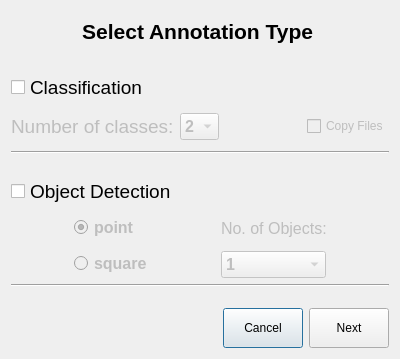
<?xml version="1.0" encoding="UTF-8"?>
<ui version="4.0">
 <class>Dialog</class>
 <widget class="QDialog" name="Dialog">
  <property name="geometry">
   <rect>
    <x>0</x>
    <y>0</y>
    <width>400</width>
    <height>359</height>
   </rect>
  </property>
  <property name="windowTitle">
   <string>Dialog</string>
  </property>
  <layout class="QVBoxLayout" name="verticalLayout_3">
   <item>
    <layout class="QHBoxLayout" name="horizontalLayout">
     <item>
      <spacer name="horizontalSpacer_2">
       <property name="orientation">
        <enum>Qt::Horizontal</enum>
       </property>
       <property name="sizeHint" stdset="0">
        <size>
         <width>40</width>
         <height>20</height>
        </size>
       </property>
      </spacer>
     </item>
     <item>
      <widget class="QLabel" name="label">
       <property name="sizePolicy">
        <sizepolicy hsizetype="Expanding" vsizetype="Preferred">
         <horstretch>0</horstretch>
         <verstretch>0</verstretch>
        </sizepolicy>
       </property>
       <property name="minimumSize">
        <size>
         <width>0</width>
         <height>40</height>
        </size>
       </property>
       <property name="maximumSize">
        <size>
         <width>16777215</width>
         <height>40</height>
        </size>
       </property>
       <property name="font">
        <font>
         <family>Arial</family>
         <pointsize>16</pointsize>
         <weight>75</weight>
         <bold>true</bold>
        </font>
       </property>
       <property name="text">
        <string>Select Annotation Type </string>
       </property>
       <property name="alignment">
        <set>Qt::AlignCenter</set>
       </property>
      </widget>
     </item>
     <item>
      <spacer name="horizontalSpacer_3">
       <property name="orientation">
        <enum>Qt::Horizontal</enum>
       </property>
       <property name="sizeHint" stdset="0">
        <size>
         <width>40</width>
         <height>20</height>
        </size>
       </property>
      </spacer>
     </item>
    </layout>
   </item>
   <item>
    <spacer name="verticalSpacer_4">
     <property name="orientation">
      <enum>Qt::Vertical</enum>
     </property>
     <property name="sizeHint" stdset="0">
      <size>
       <width>20</width>
       <height>40</height>
      </size>
     </property>
    </spacer>
   </item>
   <item>
    <widget class="QCheckBox" name="check_class">
     <property name="minimumSize">
      <size>
       <width>0</width>
       <height>30</height>
      </size>
     </property>
     <property name="maximumSize">
      <size>
       <width>16777215</width>
       <height>30</height>
      </size>
     </property>
     <property name="font">
      <font>
       <family>Arial</family>
       <pointsize>14</pointsize>
      </font>
     </property>
     <property name="text">
      <string>Classification</string>
     </property>
    </widget>
   </item>
   <item>
    <layout class="QHBoxLayout" name="horizontalLayout_2">
     <item>
      <widget class="QLabel" name="label_classes">
       <property name="enabled">
        <bool>false</bool>
       </property>
       <property name="font">
        <font>
         <family>Arial</family>
         <pointsize>14</pointsize>
         <weight>50</weight>
         <bold>false</bold>
        </font>
       </property>
       <property name="text">
        <string>Number of classes:</string>
       </property>
      </widget>
     </item>
     <item>
      <widget class="QComboBox" name="comboBox">
       <property name="enabled">
        <bool>false</bool>
       </property>
       <property name="font">
        <font>
         <family>Arial</family>
         <pointsize>12</pointsize>
         <weight>75</weight>
         <bold>true</bold>
        </font>
       </property>
       <item>
        <property name="text">
         <string>2</string>
        </property>
       </item>
       <item>
        <property name="text">
         <string>3</string>
        </property>
       </item>
       <item>
        <property name="text">
         <string>4</string>
        </property>
       </item>
       <item>
        <property name="text">
         <string>5</string>
        </property>
       </item>
       <item>
        <property name="text">
         <string>6</string>
        </property>
       </item>
       <item>
        <property name="text">
         <string>7</string>
        </property>
       </item>
       <item>
        <property name="text">
         <string>8</string>
        </property>
       </item>
      </widget>
     </item>
     <item>
      <spacer name="horizontalSpacer_4">
       <property name="orientation">
        <enum>Qt::Horizontal</enum>
       </property>
       <property name="sizeHint" stdset="0">
        <size>
         <width>37</width>
         <height>37</height>
        </size>
       </property>
      </spacer>
     </item>
     <item>
      <widget class="QCheckBox" name="checkbox_copy">
       <property name="enabled">
        <bool>false</bool>
       </property>
       <property name="text">
        <string>Copy Files</string>
       </property>
      </widget>
     </item>
    </layout>
   </item>
   <item>
    <widget class="Line" name="line">
     <property name="orientation">
      <enum>Qt::Horizontal</enum>
     </property>
    </widget>
   </item>
   <item>
    <spacer name="verticalSpacer_3">
     <property name="orientation">
      <enum>Qt::Vertical</enum>
     </property>
     <property name="sizeHint" stdset="0">
      <size>
       <width>20</width>
       <height>40</height>
      </size>
     </property>
    </spacer>
   </item>
   <item>
    <widget class="QCheckBox" name="checkbox_object">
     <property name="minimumSize">
      <size>
       <width>0</width>
       <height>30</height>
      </size>
     </property>
     <property name="maximumSize">
      <size>
       <width>16777215</width>
       <height>30</height>
      </size>
     </property>
     <property name="font">
      <font>
       <family>Arial</family>
       <pointsize>14</pointsize>
      </font>
     </property>
     <property name="text">
      <string>Object Detection</string>
     </property>
    </widget>
   </item>
   <item>
    <layout class="QHBoxLayout" name="horizontalLayout_4">
     <item>
      <spacer name="horizontalSpacer_6">
       <property name="orientation">
        <enum>Qt::Horizontal</enum>
       </property>
       <property name="sizeHint" stdset="0">
        <size>
         <width>40</width>
         <height>20</height>
        </size>
       </property>
      </spacer>
     </item>
     <item>
      <layout class="QVBoxLayout" name="verticalLayout">
       <item>
        <widget class="QRadioButton" name="radio_point">
         <property name="enabled">
          <bool>false</bool>
         </property>
         <property name="minimumSize">
          <size>
           <width>0</width>
           <height>30</height>
          </size>
         </property>
         <property name="font">
          <font>
           <family>Arial</family>
           <pointsize>12</pointsize>
           <weight>75</weight>
           <bold>true</bold>
          </font>
         </property>
         <property name="text">
          <string>point</string>
         </property>
         <property name="checked">
          <bool>true</bool>
         </property>
         <attribute name="buttonGroup">
          <string notr="true">buttonGroup</string>
         </attribute>
        </widget>
       </item>
       <item>
        <widget class="QRadioButton" name="radio_square">
         <property name="enabled">
          <bool>false</bool>
         </property>
         <property name="minimumSize">
          <size>
           <width>0</width>
           <height>30</height>
          </size>
         </property>
         <property name="font">
          <font>
           <family>Arial</family>
           <pointsize>12</pointsize>
           <weight>75</weight>
           <bold>true</bold>
          </font>
         </property>
         <property name="text">
          <string>square</string>
         </property>
         <property name="checked">
          <bool>false</bool>
         </property>
         <attribute name="buttonGroup">
          <string notr="true">buttonGroup</string>
         </attribute>
        </widget>
       </item>
      </layout>
     </item>
     <item>
      <spacer name="horizontalSpacer_5">
       <property name="orientation">
        <enum>Qt::Horizontal</enum>
       </property>
       <property name="sizeHint" stdset="0">
        <size>
         <width>40</width>
         <height>20</height>
        </size>
       </property>
      </spacer>
     </item>
     <item>
      <layout class="QVBoxLayout" name="verticalLayout_2">
       <item>
        <widget class="QLabel" name="label_2">
         <property name="enabled">
          <bool>false</bool>
         </property>
         <property name="maximumSize">
          <size>
           <width>105</width>
           <height>16777215</height>
          </size>
         </property>
         <property name="font">
          <font>
           <family>Arial</family>
           <pointsize>12</pointsize>
          </font>
         </property>
         <property name="text">
          <string>No. of Objects:</string>
         </property>
        </widget>
       </item>
       <item>
        <widget class="QComboBox" name="combo_obj_num">
         <property name="enabled">
          <bool>false</bool>
         </property>
         <property name="font">
          <font>
           <family>Arial</family>
           <pointsize>12</pointsize>
           <weight>75</weight>
           <bold>true</bold>
          </font>
         </property>
         <item>
          <property name="text">
           <string>1</string>
          </property>
         </item>
         <item>
          <property name="text">
           <string>2</string>
          </property>
         </item>
         <item>
          <property name="text">
           <string>3</string>
          </property>
         </item>
         <item>
          <property name="text">
           <string>4</string>
          </property>
         </item>
         <item>
          <property name="text">
           <string>5</string>
          </property>
         </item>
         <item>
          <property name="text">
           <string>6</string>
          </property>
         </item>
         <item>
          <property name="text">
           <string>7</string>
          </property>
         </item>
         <item>
          <property name="text">
           <string>8</string>
          </property>
         </item>
        </widget>
       </item>
      </layout>
     </item>
     <item>
      <spacer name="horizontalSpacer_7">
       <property name="orientation">
        <enum>Qt::Horizontal</enum>
       </property>
       <property name="sizeHint" stdset="0">
        <size>
         <width>40</width>
         <height>20</height>
        </size>
       </property>
      </spacer>
     </item>
    </layout>
   </item>
   <item>
    <widget class="Line" name="line_2">
     <property name="orientation">
      <enum>Qt::Horizontal</enum>
     </property>
    </widget>
   </item>
   <item>
    <spacer name="verticalSpacer_5">
     <property name="orientation">
      <enum>Qt::Vertical</enum>
     </property>
     <property name="sizeHint" stdset="0">
      <size>
       <width>20</width>
       <height>40</height>
      </size>
     </property>
    </spacer>
   </item>
   <item>
    <layout class="QHBoxLayout" name="horizontalLayout_3">
     <item>
      <spacer name="horizontalSpacer">
       <property name="orientation">
        <enum>Qt::Horizontal</enum>
       </property>
       <property name="sizeHint" stdset="0">
        <size>
         <width>78</width>
         <height>20</height>
        </size>
       </property>
      </spacer>
     </item>
     <item>
      <widget class="QPushButton" name="button_cancel">
       <property name="minimumSize">
        <size>
         <width>80</width>
         <height>40</height>
        </size>
       </property>
       <property name="maximumSize">
        <size>
         <width>80</width>
         <height>40</height>
        </size>
       </property>
       <property name="text">
        <string>Cancel</string>
       </property>
      </widget>
     </item>
     <item>
      <widget class="QPushButton" name="button_next">
       <property name="enabled">
        <bool>true</bool>
       </property>
       <property name="sizePolicy">
        <sizepolicy hsizetype="Fixed" vsizetype="Fixed">
         <horstretch>0</horstretch>
         <verstretch>0</verstretch>
        </sizepolicy>
       </property>
       <property name="minimumSize">
        <size>
         <width>80</width>
         <height>40</height>
        </size>
       </property>
       <property name="maximumSize">
        <size>
         <width>80</width>
         <height>40</height>
        </size>
       </property>
       <property name="text">
        <string>Next</string>
       </property>
      </widget>
     </item>
    </layout>
   </item>
  </layout>
 </widget>
 <resources/>
 <connections/>
 <buttongroups>
  <buttongroup name="buttonGroup"/>
 </buttongroups>
</ui>
